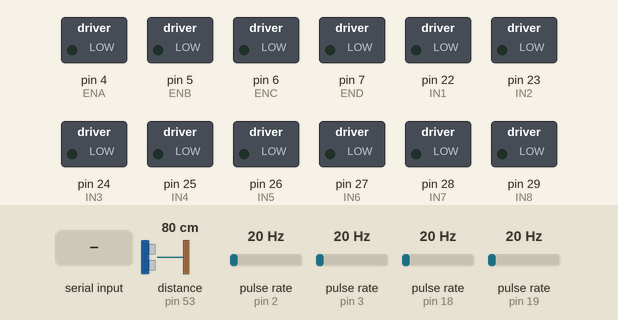
The sketch below on a simulated Arduino Mega 2560, built with avr-gcc and run on an emulated ATmega2560. Shown: switched loads named in the sketch (green lamp = pin HIGH). Wiring (inferred from the names in the program): ultrasonic range finder: trigger pin 52; echo pin 53; 4 × pulse sensor: data pin 2 / data pin 3 / data pin 18 / data pin 19. The inputs (shaded band) are chosen by the test bench; at power-on: distance to the obstacle (sensor on pin 53) 80 cm, pulse rate (sensors on pin 2, pin 3, pin 18, pin 19) 20 Hz. The echo pulse lasts 58.3 µs per cm; pins used as bus, display or sensor lines are not drawn.

Above: at 1.2 s.
1.3 s: "a" received over the second serial link
At 2.7 s:
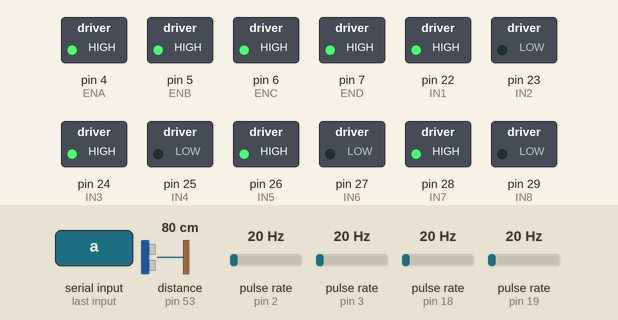
3.0 s: distance to the obstacle (sensor on pin 53) set to 2 cm
At 4.0 s:
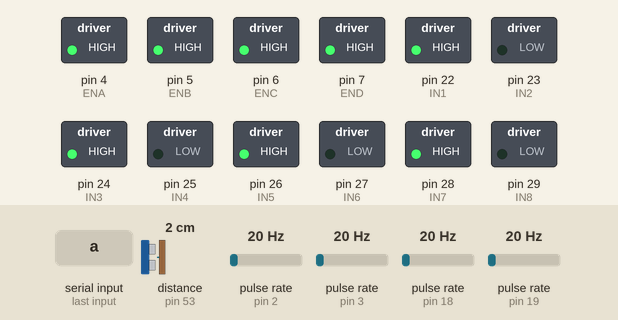
6.0 s: "f" received over the second serial link
9.0 s: "F" received over the second serial link
At 11.8 s:
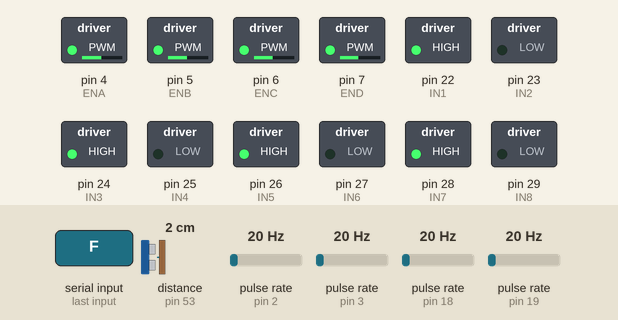
12.0 s: pulse rate (sensor on pin 2) set to 100 Hz
15.0 s: pulse rate (sensor on pin 3) set to 100 Hz
Timing chart, 0 to 29.9 s (numbered marks = the images above; inputs shaded):
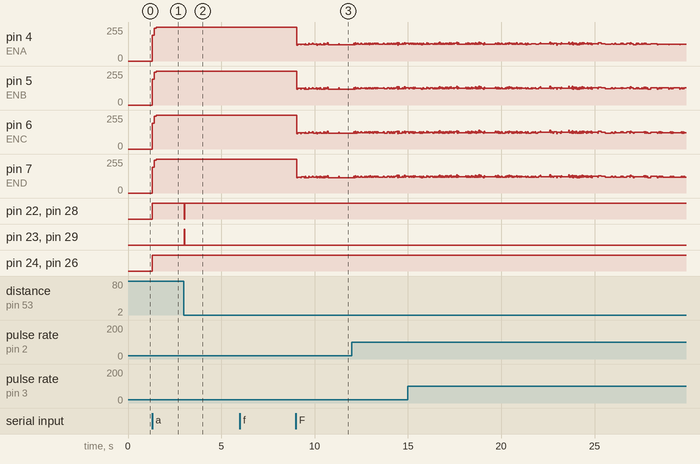

The sketch:

FinalCarCode.ino
```cpp
#include <PID_v1.h>

// --- Pin Definitions ---
// Motor Driver 1 (Front Motors)
const int ENA = 4, IN1 = 22, IN2 = 23;  // Front Right
const int ENB = 5, IN3 = 24, IN4 = 25;  // Front Left

// Motor Driver 2 (Rear Motors)
const int ENC = 6, IN5 = 26, IN6 = 27;  // Rear Left
const int END = 7, IN7 = 28, IN8 = 29;  // Rear Right

// Ultrasonic Sensor Pins
const int TRIG = 52, ECHO = 53;

// Encoder Pins (Arduino Mega Interrupt Pins: 2, 3, 18, 19, 20, 21)
const int ENC_FL = 2, ENC_FR = 3, ENC_RL = 18, ENC_RR = 19;

// --- PID and Speed Variables ---
double setpoint = 0;               // Target speed (pulses per 100ms)
double rpmFL, rpmFR, rpmRL, rpmRR; // Feedback (Current pulses)
double outFL, outFR, outRL, outRR; // PWM Output (0-255)

// PID Tuning: Start with low Kp, and very low Ki/Kd for small robots.
double Kp = 1.5, Ki = 5.0, Kd = 0.1;

PID pidFL(&rpmFL, &outFL, &setpoint, Kp, Ki, Kd, DIRECT);
PID pidFR(&rpmFR, &outFR, &setpoint, Kp, Ki, Kd, DIRECT);
PID pidRL(&rpmRL, &outRL, &setpoint, Kp, Ki, Kd, DIRECT);
PID pidRR(&rpmRR, &outRR, &setpoint, Kp, Ki, Kd, DIRECT);

// Encoder Counters
volatile long pulseFL = 0, pulseFR = 0, pulseRL = 0, pulseRR = 0;
unsigned long lastTime = 0;

char command = 's';
bool obstacleDetected = false;

void setup() {
  Serial.begin(9600);
  Serial2.begin(9600);  // HC-05 Bluetooth

  int pins[] = {ENA, IN1, IN2, ENB, IN3, IN4, ENC, IN5, IN6, END, IN7, IN8};
  for(int i=0; i<12; i++) pinMode(pins[i], OUTPUT);

  pinMode(TRIG, OUTPUT);
  pinMode(ECHO, INPUT);

  pinMode(ENC_FL, INPUT_PULLUP);
  pinMode(ENC_FR, INPUT_PULLUP);
  pinMode(ENC_RL, INPUT_PULLUP);
  pinMode(ENC_RR, INPUT_PULLUP);

  attachInterrupt(digitalPinToInterrupt(ENC_FL), []{ pulseFL++; }, RISING);
  attachInterrupt(digitalPinToInterrupt(ENC_FR), []{ pulseFR++; }, RISING);
  attachInterrupt(digitalPinToInterrupt(ENC_RL), []{ pulseRL++; }, RISING);
  attachInterrupt(digitalPinToInterrupt(ENC_RR), []{ pulseRR++; }, RISING);

  pidFL.SetMode(AUTOMATIC); pidFR.SetMode(AUTOMATIC);
  pidRL.SetMode(AUTOMATIC); pidRR.SetMode(AUTOMATIC);

  pidFL.SetOutputLimits(0, 255); pidFR.SetOutputLimits(0, 255);
  pidRL.SetOutputLimits(0, 255); pidRR.SetOutputLimits(0, 255);
}

void loop() {
  checkObstacle();

  if (Serial2.available()) {
    command = Serial2.read();
  }

  calculateRPM();
  executeCommand();
}

void checkObstacle() {
  digitalWrite(TRIG, LOW);
  delayMicroseconds(2);
  digitalWrite(TRIG, HIGH);
  delayMicroseconds(10);
  digitalWrite(TRIG, LOW);

  // pulseIn with 25ms timeout (approx 4 meters max distance)
  long duration = pulseIn(ECHO, HIGH, 25000);

  if (duration == 0) {
    // No echo received (out of range/clear path)
    obstacleDetected = false;
  } else {
    float distance = (duration / 2.0) * 0.0343;
    // Obstacle is valid if between 2cm and 40cm
    obstacleDetected = (distance > 2 && distance <= 40);
  }
}

void calculateRPM() {
  unsigned long now = millis();
  if (now - lastTime >= 100) {
    // Atomic read of volatile variables
    noInterrupts();
    rpmFL = pulseFL; rpmFR = pulseFR;
    rpmRL = pulseRL; rpmRR = pulseRR;
    pulseFL = pulseFR = pulseRL = pulseRR = 0;
    interrupts();

    lastTime = now;
  }
}

void executeCommand() {
  // --- A. Auto-Avoidance Mode ---
  if (command == 'a' || command == 'A') {
    if (obstacleDetected) {
      setpoint = 60;
      moveRight(); // Turn away
    } else {
      setpoint = 100;
      moveForward();
    }
    return;
  }

  // --- B. Safety Override (Manual) ---
  if ((command == 'f' || command == 'F') && obstacleDetected) {
    stopMotors();
    return;
  }

  // --- C. Manual Control ---
  switch (command) {
    case 'f': setpoint = 40;  moveForward(); break;
    case 'F': setpoint = 80;  moveForward(); break;
    case 'b': setpoint = 40;  moveBackward(); break;
    case 'B': setpoint = 80;  moveBackward(); break;
    case 'l': case 'L': setpoint = 60; moveLeft(); break;
    case 'r': case 'R': setpoint = 60; moveRight(); break;
    case 's': case 'S': stopMotors(); break;
  }
}

// --- Direction Control Functions ---

void computeAllPID() {
  pidFL.Compute(); pidFR.Compute(); pidRL.Compute(); pidRR.Compute();
}

void moveForward() {
  computeAllPID();
  digitalWrite(IN1, HIGH); digitalWrite(IN2, LOW);  analogWrite(ENA, outFR);
  digitalWrite(IN3, HIGH); digitalWrite(IN4, LOW);  analogWrite(ENB, outFL);
  digitalWrite(IN5, HIGH); digitalWrite(IN6, LOW);  analogWrite(ENC, outRL);
  digitalWrite(IN7, HIGH); digitalWrite(IN8, LOW);  analogWrite(END, outRR);
}

void moveBackward() {
  computeAllPID();
  digitalWrite(IN1, LOW); digitalWrite(IN2, HIGH); analogWrite(ENA, outFR);
  digitalWrite(IN3, LOW); digitalWrite(IN4, HIGH); analogWrite(ENB, outFL);
  digitalWrite(IN5, LOW); digitalWrite(IN6, HIGH); analogWrite(ENC, outRL);
  digitalWrite(IN7, LOW); digitalWrite(IN8, HIGH); analogWrite(END, outRR);
}

void moveRight() {
  computeAllPID();
  // Right wheels back, Left wheels forward
  digitalWrite(IN1, LOW);  digitalWrite(IN2, HIGH); analogWrite(ENA, outFR);
  digitalWrite(IN3, HIGH); digitalWrite(IN4, LOW);  analogWrite(ENB, outFL);
  digitalWrite(IN5, HIGH); digitalWrite(IN6, LOW);  analogWrite(ENC, outRL);
  digitalWrite(IN7, LOW);  digitalWrite(IN8, HIGH); analogWrite(END, outRR);
}

void moveLeft() {
  computeAllPID();
  // Right wheels forward, Left wheels back
  digitalWrite(IN1, HIGH); digitalWrite(IN2, LOW);  analogWrite(ENA, outFR);
  digitalWrite(IN3, LOW);  digitalWrite(IN4, HIGH); analogWrite(ENB, outFL);
  digitalWrite(IN5, LOW);  digitalWrite(IN6, HIGH); analogWrite(ENC, outRL);
  digitalWrite(IN7, HIGH); digitalWrite(IN8, LOW);  analogWrite(END, outRR);
}

void stopMotors() {
  setpoint = 0;
  analogWrite(ENA, 0); analogWrite(ENB, 0);
  analogWrite(ENC, 0); analogWrite(END, 0);
}
```

Measured:
- after the input at 1.3 s, pin 4 (ENA), pin 5 (ENB), pin 6 (ENC), pin 7 (END): 0/255 → 194/255 at once, → 245/255 0.10 s later, → 255/255 0.10 s later; pin 22 (IN1), pin 24 (IN3), pin 26 (IN5), pin 28 (IN7): LOW → HIGH at once
- after the input at 3.0 s, pin 22 (IN1), pin 28 (IN7): HIGH → LOW at once, → HIGH 0.04 s later; pin 23 (IN2), pin 29 (IN8): LOW → HIGH at once, → LOW 0.04 s later
